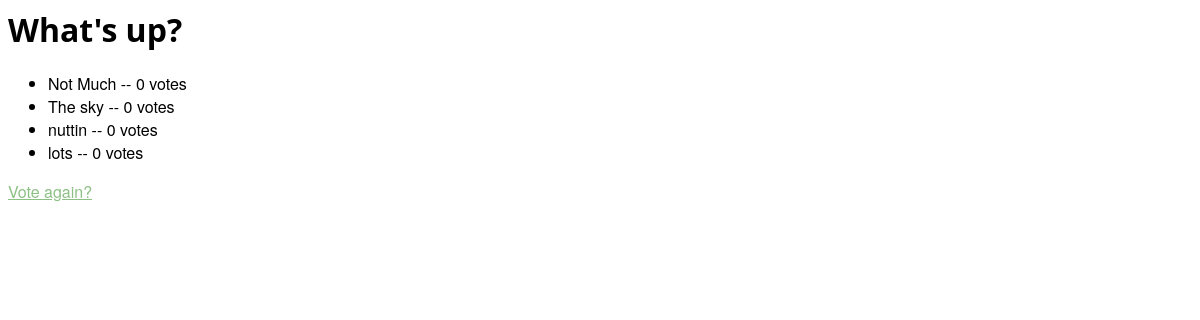
The app's page /polls/1/results/, older data.
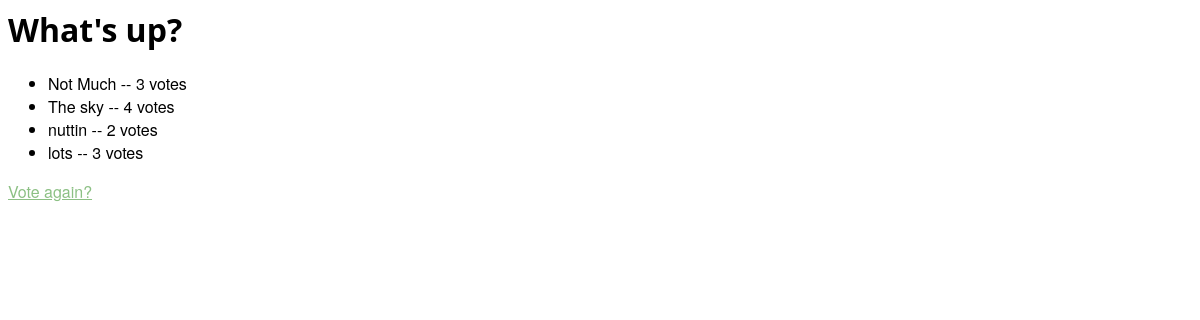
The same page, newer data.
### polls/models.py (models this page shows, shortened)
class Question(models.Model):
    question_text = models.CharField(max_length=200)
    pub_date = models.DateTimeField('date published')

class Choice(models.Model):
    question = models.ForeignKey(Question, on_delete=models.CASCADE)
    choice_text = models.CharField(max_length=200)
    votes = models.IntegerField(default=0)

### polls/views.py (the view)
# urls.py: path('<int:pk>/results/', views.ResultsView.as_view(), name='results'),
class ResultsView(generic.DetailView):
	model = Question
	template_name = 'polls/results.html'

### polls/templates/polls/results.html
{% load static %}
<link rel="stylesheet" type="text/css" href="{% static 'polls/bootstrap/css/creative.css' %}" />
<h1>{{ question.question_text }}</h1>
<ul>
	{% for choice in question.choice_set.all %}
		<li>{{ choice.choice_text }} -- {{ choice.votes }} vote{{ choice.votes|pluralize }}</li>
	{% endfor %}
</ul>
<a href="{% url 'polls:detail' pk=question.id %}">Vote again?</a>

Row changes from the older to the newer data that the page shows:
changed Choice "Not Much": votes "0" → "3"
changed Choice "The sky": votes "0" → "4"
changed Choice "nuttin": votes "0" → "2"
changed Choice "lots": votes "0" → "3"
